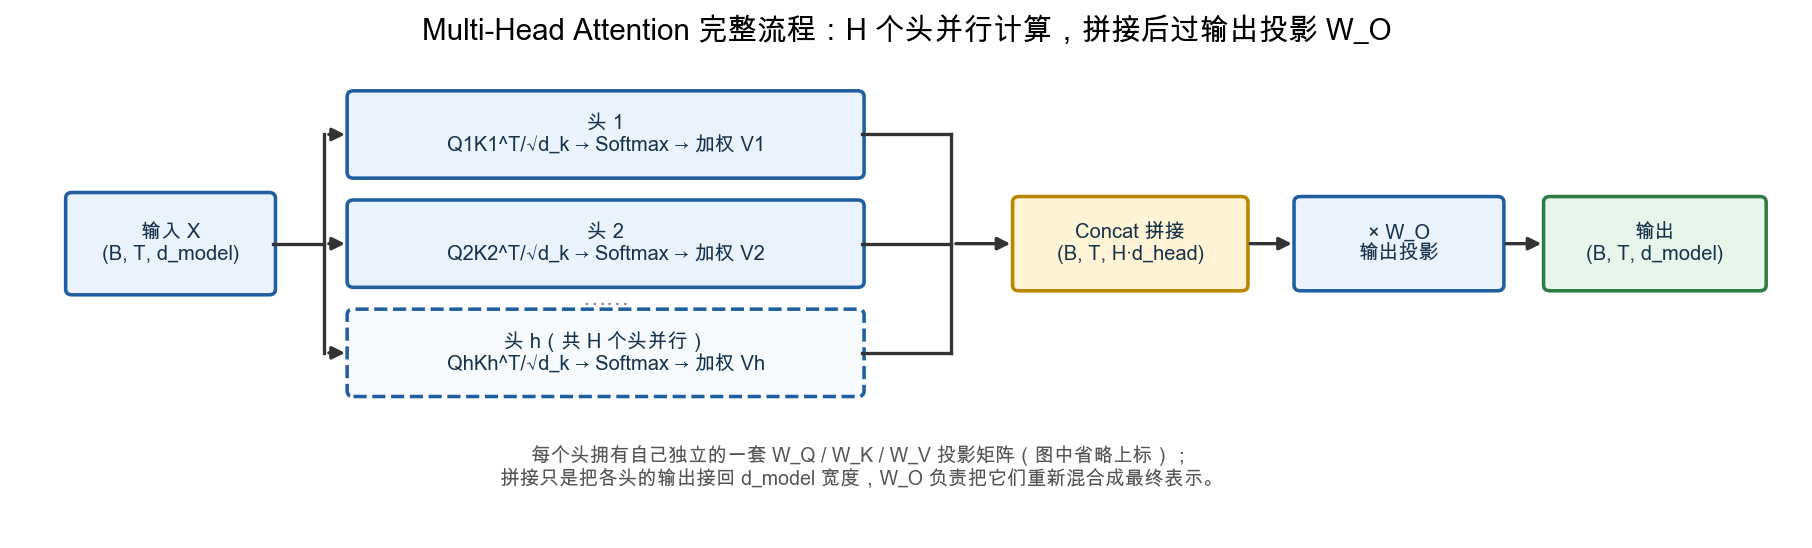

Write Python code to recreate this figure.
#!/usr/bin/env python3
"""生成第10章 Multi-Head Attention 完整流程图：
输入 X 复制到每个头 → 每个头用自己独立的 W_Q/W_K/W_V 投影并算一遍单头
Scaled Dot-Product Attention → H 份输出沿特征维 Concat 拼接 → 过输出投影 W_O → 最终输出。
横版扁平布局，总线式连线（竖直总线 + 水平支线），不依赖曲线弧度。
"""
from pathlib import Path

import matplotlib
matplotlib.use("Agg")
import matplotlib.font_manager as fm
import matplotlib.pyplot as plt
from matplotlib.patches import FancyArrowPatch, FancyBboxPatch

FONT_CANDIDATES = [
    "PingFang SC", "Microsoft YaHei", "Noto Sans CJK SC",
    "WenQuanYi Micro Hei", "Source Han Sans SC", "Arial Unicode MS",
]
available = {font.name for font in fm.fontManager.ttflist}
font = next((name for name in FONT_CANDIDATES if name in available), "DejaVu Sans")
plt.rcParams.update({"font.family": font, "axes.unicode_minus": False})


def draw_box(ax, cx, cy, w, h, text, facecolor="#EAF2FB", edgecolor="#1F5FA0",
             fontsize=8.5, dashed=False):
    box = FancyBboxPatch((cx - w / 2, cy - h / 2), w, h,
                          boxstyle="round,pad=0.02,rounding_size=0.05",
                          linewidth=1.5, edgecolor=edgecolor, facecolor=facecolor,
                          clip_on=False, linestyle="--" if dashed else "-")
    ax.add_patch(box)
    ax.text(cx, cy, text, ha="center", va="center", fontsize=fontsize, weight="bold",
            color="#16324a", clip_on=False)


def arrow(ax, start, end, color="#333333", lw=1.4, ls="-"):
    a = FancyArrowPatch(start, end, arrowstyle="-|>", mutation_scale=11,
                         linewidth=lw, color=color, linestyle=ls, clip_on=False)
    ax.add_patch(a)


def line(ax, xs, ys, color="#333333", lw=1.4):
    ax.plot(xs, ys, color=color, lw=lw, clip_on=False, zorder=1)


fig, ax = plt.subplots(figsize=(13.5, 3.6), dpi=170)

y_H1, y_H2, y_Hh = 0.95, 0.0, -0.95   # 三个头的高度

# 输入框
draw_box(ax, 0.9, 0, 1.6, 0.85, "输入 X\n(B, T, d_model)")

# 三个头（头 h 用虚线表示"第 h 个，共 H 个"）
draw_box(ax, 4.3, y_H1, 4.0, 0.72, "头 1\nQ1K1^T/√d_k → Softmax → 加权 V1")
draw_box(ax, 4.3, y_H2, 4.0, 0.72, "头 2\nQ2K2^T/√d_k → Softmax → 加权 V2")
draw_box(ax, 4.3, y_Hh, 4.0, 0.72, "头 h（共 H 个头并行）\nQhKh^T/√d_k → Softmax → 加权 Vh",
         dashed=True, facecolor="#F6FAFD")
# 省略号：头 2 与头 h 之间
ax.text(4.3, -0.48, "……", ha="center", va="center", fontsize=10, color="#888888",
        clip_on=False)

# Concat / W_O / 输出
draw_box(ax, 8.4, 0, 1.8, 0.78, "Concat 拼接\n(B, T, H·d_head)",
         facecolor="#FFF3D6", edgecolor="#B98600")
draw_box(ax, 10.5, 0, 1.6, 0.78, "× W_O\n输出投影")
draw_box(ax, 12.5, 0, 1.7, 0.78, "输出\n(B, T, d_model)",
         facecolor="#E7F5EA", edgecolor="#2E7D46")

# ===== 连线 =====
# X 右缘 → 竖直总线 → 三个头
line(ax, [1.7, 2.1], [0, 0])
line(ax, [2.1, 2.1], [y_H1, y_Hh])
arrow(ax, (2.1, y_H1), (2.3, y_H1))
arrow(ax, (2.1, y_H2), (2.3, y_H2))
arrow(ax, (2.1, y_Hh), (2.3, y_Hh))

# 三个头 → 右侧竖直总线 → Concat
line(ax, [6.3, 7.0], [y_H1, y_H1])
line(ax, [6.3, 7.0], [y_H2, y_H2])
line(ax, [6.3, 7.0], [y_Hh, y_Hh])
line(ax, [7.0, 7.0], [y_H1, y_Hh])
arrow(ax, (7.0, 0), (7.5, 0))

# Concat → W_O → 输出
arrow(ax, (9.3, 0), (9.7, 0))
arrow(ax, (11.3, 0), (11.65, 0))

# 底部注释
ax.text(6.3, -1.75,
        "每个头拥有自己独立的一套 W_Q / W_K / W_V 投影矩阵（图中省略上标）；\n"
        "拼接只是把各头的输出接回 d_model 宽度，W_O 负责把它们重新混合成最终表示。",
        ha="center", va="top", fontsize=8.3, color="#555555", clip_on=False)

ax.set_xlim(-0.3, 13.6)
ax.set_ylim(-2.5, 1.6)
ax.axis("off")
ax.set_title("Multi-Head Attention 完整流程：H 个头并行计算，拼接后过输出投影 W_O",
             fontsize=12.5, weight="bold", pad=8)

output = Path(__file__).resolve().parent / "multi_head_full_pipeline_diagram.png"
fig.savefig(output, bbox_inches="tight")
print(f"saved to {output}")
